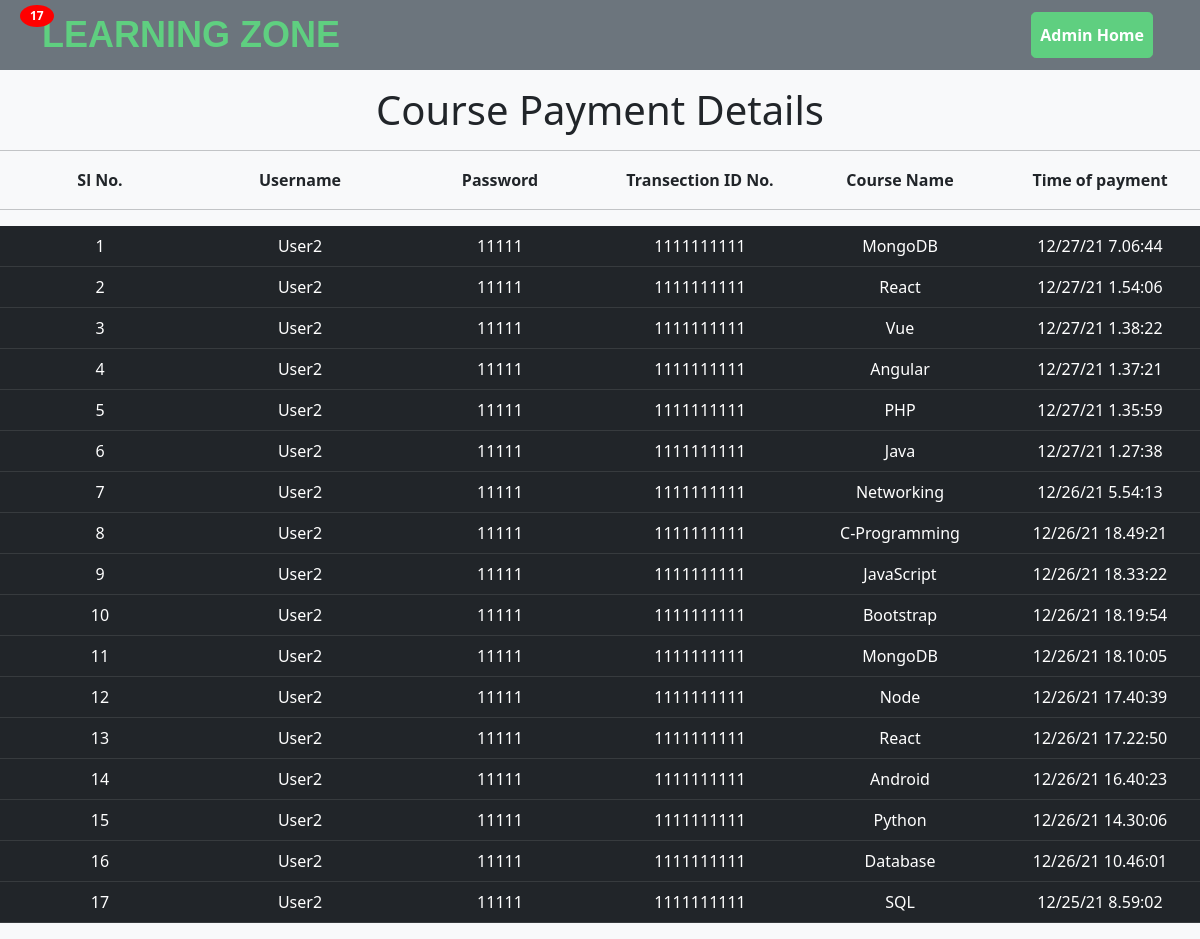
Screenshot of /adpayment.php with the database file from the repository.
### tables this page shows
CREATE TABLE `paymenttable` (
  `id` int(11) NOT NULL,
  `fname` varchar(10) NOT NULL,
  `password` varchar(10) NOT NULL,
  `cred` varchar(30) NOT NULL,
  `coursename` varchar(100) NOT NULL,
  `paymenttime` varchar(100) NOT NULL
);

### adpayment.php (the view, shortened to what this page needs)
<!DOCTYPE html>
<html lang="en">
<head>
    <link rel="stylesheet" href="css/bootstrap5.0.2.min.css">
    <link rel="stylesheet" href="css/dashboard.css">
    <link rel="stylesheet" href="css/fonts.css">
</head>
<body class="bg-light">
    <header>
        <nav class="navbar navbar-expand-lg navbar-light navbar bg-secondary">
            <div class="container">
                <a class="navbar-brand" href="home.php">Learning Zone</a>
                <div class="collapse navbar-collapse" id="navbarNav">
                    <ul class="navbar-nav ms-auto">
                        <li class="btn-trial nav-item">
                            <a class="nav-link rounded-3" href="adminpanel.php">Admin Home</a>
                        </li>
                    </ul>
                </div>
            </div>
        </nav>
    </header>
    <div class="text-center my-3">
        <h1>Course Payment Details</h1>
    </div>
    <hr>
    <?php
    $i = 0;
    if ($_SERVER['REQUEST_METHOD'] == "GET") {
        $localhost = "localhost";
        $usernamew = "root";
        $passwordw = "";
        $db = "expdb";
        $conn = mysqli_connect($localhost, $usernamew, $passwordw, $db);
        if (!$conn) {
            echo "Connection error";
        } else {
            $sql = "Select * from paymenttable order by paymenttime desc";
            $result = mysqli_query($conn, $sql);
            echo "
            <table class='w-100 fw-bold'>
                <tr>
                    <td>Sl No.</td>
                    <td>Username</td>
                    <td>Password</td>
                    <td>Transection ID No.</td>
                    <td>Course Name</td>
                    <td>Time of payment</td>
                </tr>
            </table>
            <hr>";
            echo "<table class='table table-hover table-dark'>";
            if (mysqli_num_rows($result) > 0) {
                while ($row = mysqli_fetch_assoc($result)) {
                    $i++;
                    echo  "
                    <tr>
                        <td>" . $i . "</td>
                        <td>" . $row["fname"] . "</td>
                        <td>" . $row["password"] . "</td>
                        <td>" . $row["cred"] . "</td>
                        <td>" . $row["coursename"] . "</td>
                        <td>" . $row['paymenttime'] . "</td>
                    </tr>";
                }
                echo "</table>";
                echo "<span class='badge'> $i </span>";
            } else {
                echo "0 results";
            }
        }
    }
    ?>
</body>
</html>

### css/dashboard.css (style rules this page uses)
.nav-item { transition-timing-function: ease-in-out; }
.nav-item { transition-duration: 20ms; }
.navbar .navbar-brand { color: #5FCF80; }
.navbar .navbar-nav > li > a { font-weight: 700; margin: 0px 5px; padding: 10px 15px; }
.btn-trial a { background-color:#5FCF80; border-radius: 25px; color: #ffffff !important; border: 1px solid #5FCF80; }
.navbar .navbar-brand { font-family: 'Dosis', sans-serif !important; font-weight: 700; text-transform: uppercase; padding: 0px; height: inherit; font-size: 36px; }
.badge { float: right; }

### adpayment.php (style rules this page uses)
td { width: 15%; text-align: center; }
.badge { position: absolute; top: 5px; left: 20px; padding: 5px 10px; border-radius: 50%; background-color: red; color: white; }

### rows the page displays
paymenttable: fname "User2", password "11111", cred "1111111111", coursename "MongoDB", paymenttime "12/27/21 7.06:44"
paymenttable: fname "User2", password "11111", cred "1111111111", coursename "React", paymenttime "12/27/21 1.54:06"
paymenttable: fname "User2", password "11111", cred "1111111111", coursename "Vue", paymenttime "12/27/21 1.38:22"
paymenttable: fname "User2", password "11111", cred "1111111111", coursename "Angular", paymenttime "12/27/21 1.37:21"
paymenttable: fname "User2", password "11111", cred "1111111111", coursename "PHP", paymenttime "12/27/21 1.35:59"
paymenttable: fname "User2", password "11111", cred "1111111111", coursename "Java", paymenttime "12/27/21 1.27:38"
paymenttable: fname "User2", password "11111", cred "1111111111", coursename "Networking", paymenttime "12/26/21 5.54:13"
paymenttable: fname "User2", password "11111", cred "1111111111", coursename "C-Programming", paymenttime "12/26/21 18.49:21"
paymenttable: fname "User2", password "11111", cred "1111111111", coursename "JavaScript", paymenttime "12/26/21 18.33:22"
paymenttable: fname "User2", password "11111", cred "1111111111", coursename "Bootstrap", paymenttime "12/26/21 18.19:54"
paymenttable: fname "User2", password "11111", cred "1111111111", coursename "MongoDB", paymenttime "12/26/21 18.10:05"
paymenttable: fname "User2", password "11111", cred "1111111111", coursename "Node", paymenttime "12/26/21 17.40:39"
paymenttable: fname "User2", password "11111", cred "1111111111", coursename "React", paymenttime "12/26/21 17.22:50"
paymenttable: fname "User2", password "11111", cred "1111111111", coursename "Android", paymenttime "12/26/21 16.40:23"
paymenttable: fname "User2", password "11111", cred "1111111111", coursename "Python", paymenttime "12/26/21 14.30:06"
paymenttable: fname "User2", password "11111", cred "1111111111", coursename "Database", paymenttime "12/26/21 10.46:01"
paymenttable: fname "User2", password "11111", cred "1111111111", coursename "SQL", paymenttime "12/25/21 8.59:02"

### other values shown
$i "17"
